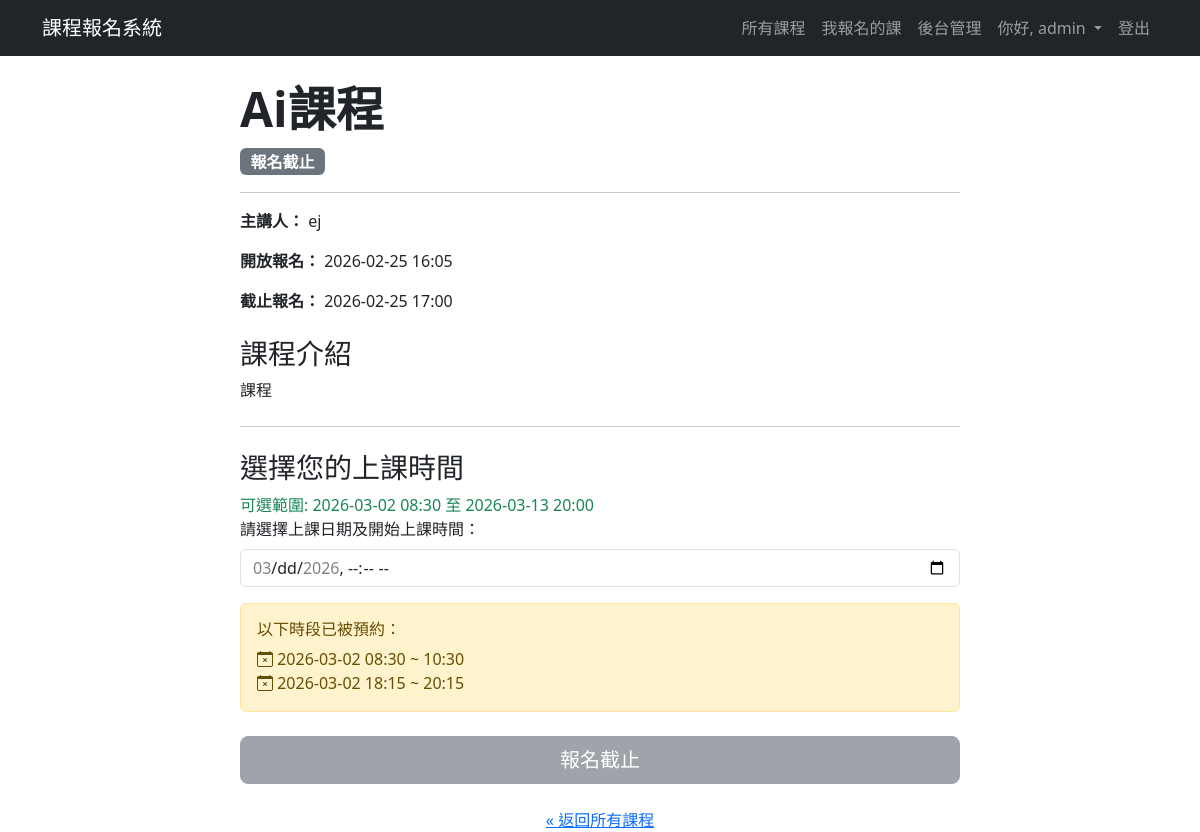
The page /course/2 (signed in) on the database its author committed.
### app.py (models this page shows, shortened)
class User(UserMixin, db.Model):
    id = db.Column(db.Integer, primary_key=True) # 使用者ID 唯一值
    username = db.Column(db.String(80), unique=True, nullable=False)
    email = db.Column(db.String(120), unique=True, nullable=False) # 電子郵件地址
    password_hash = db.Column(db.String(200), nullable=False) # 儲存雜湊後的密碼
    is_admin = db.Column(db.Boolean, default=False) # 是否為管理者
    needs_password_change = db.Column(db.Boolean, default=False) # 是否需要更新密碼
    __table_args__ = {'extend_existing': True} # 避免重複定義表格錯誤

class Course(db.Model):
    __tablename__ = 'course' # 建議明確指定表名
    id = db.Column(db.Integer, primary_key=True)
    name = db.Column(db.String(120), nullable=False)
    description = db.Column(db.Text, nullable=False) # 課程描述
    speaker_info = db.Column(db.String(200)) # 講者資訊
    has_time_slots = db.Column(db.Boolean, default=False, nullable=False) # 是否有梯次
    status = db.Column(db.String(20), default='尚未開放') # 課程狀態：尚未開放、報名中、報名截止
    registration_start_time = db.Column(db.DateTime, nullable=False) # 報名開始時間
    registration_end_time = db.Column(db.DateTime, nullable=False) # 報名截止時間
    allow_user_to_choose_time = db.Column(db.Boolean, default=False, nullable=False) # 是否允許使用者自選時間
    duration_hours = db.Column(db.Float, nullable=True, default=1) # 新增：上課時數欄位
    user_choice_start_date = db.Column(db.Date, nullable=True) # 自選時間的可選起始日
    user_choice_end_date = db.Column(db.Date, nullable=True) # 自選時間的可選結束日
    user_choice_start_time_of_day = db.Column(db.Time, nullable=True) # 自選時間的每日可選起始時間
    user_choice_end_time_of_day = db.Column(db.Time, nullable=True) # 自選時間的每日可選結束時間
    __table_args__ = {'extend_existing': True} # 避免重複定義表格錯誤
    files = db.relationship('CourseFile', backref='course', lazy=True, cascade="all, delete-orphan") # 課程有多個檔案，刪除課程時也刪除相關檔案
    time_slots = db.relationship('TimeSlot', backref='course', lazy=True, cascade="all, delete-orphan") # 課程有多個梯次，刪除課程時也刪除相關梯次

class TimeSlot(db.Model):
    __tablename__ = 'time_slot'
    id = db.Column(db.Integer, primary_key=True)
    slot_start_time = db.Column(db.DateTime, nullable=False)
    slot_end_time = db.Column(db.DateTime, nullable=False)
    capacity = db.Column(db.Integer, nullable=False, default=999) # 梯次名額
    booked_count = db.Column(db.Integer, default=0) # 已報名人數
    course_id = db.Column(db.Integer, db.ForeignKey('course.id'), nullable=False) # 課程ID 外鍵，參考 Course 表
    __table_args__ = {'extend_existing': True} # 避免重複定義表格錯誤

### app.py (the view)
@app.route('/course/<int:course_id>')
def course_detail(course_id):
    check_course_status()
    course = db.session.get(Course, course_id)
    if not course:
        abort(404)
    available_slots = []
    if course.has_time_slots:
        available_slots = TimeSlot.query.filter(
            TimeSlot.course_id == course.id,
            TimeSlot.booked_count < TimeSlot.capacity
        ).order_by(TimeSlot.slot_start_time).all()
    is_registered = False
    if current_user.is_authenticated:
        user_reg = Registration.query.join(TimeSlot).filter(
            Registration.user_id == current_user.id,
            TimeSlot.course_id == course.id
        ).first()
        is_registered = user_reg is not None
    booked_slots_display = []
    booked_slots_iso = []
    if course.allow_user_to_choose_time:
        booked_slots_query = TimeSlot.query.filter_by(
            course_id=course.id, capacity=1
        ).order_by(TimeSlot.slot_start_time).all()
        booked_slots_display = booked_slots_query
        booked_slots_iso = [slot.slot_start_time.isoformat() for slot in booked_slots_query]
    user_choice_start_datetime = None
    user_choice_end_datetime = None
    if course.allow_user_to_choose_time and course.user_choice_start_date and course.user_choice_start_time_of_day:
        user_choice_start_datetime = datetime.combine(course.user_choice_start_date, course.user_choice_start_time_of_day)
    if course.allow_user_to_choose_time and course.user_choice_end_date and course.user_choice_end_time_of_day:
        user_choice_end_datetime = datetime.combine(course.user_choice_end_date, course.user_choice_end_time_of_day)
    return render_template(
        'course_detail.html',
        course=course,
        is_registered=is_registered,
        available_slots=available_slots,
        user_choice_start_datetime=user_choice_start_datetime,
        user_choice_end_datetime=user_choice_end_datetime,
        booked_user_choice_slots=booked_slots_display,
        booked_slots_iso=booked_slots_iso
    )

### app.py (called while the page is built, shortened)
@login_manager.user_loader
def load_user(user_id): # 透過 user_id 載入使用者
    return User.query.get(int(user_id)) # 從資料庫取得使用者資料

def check_course_status():
    with app.app_context():
        print(f" [Scheduler] 正在檢查課程狀態... ({datetime.now().strftime('%Y-%m-%d %H:%M:%S')})")
        now = datetime.now() # 伺服器已是 GMT+8，改回使用本地時間
        updated_count = 0
        courses_to_open = Course.query.filter(Course.status == '尚未開放', Course.registration_start_time <= now).all()
        courses_to_close = Course.query.filter(Course.status == '報名中', Course.registration_end_time <= now).all()
        for course in courses_to_close:
            course.status = '報名截止'
            print(f" [Scheduler] 課程 '{course.name}' 已自動截止報名。(截止時間: {course.registration_end_time})")
            updated_count += 1
        if updated_count > 0:
            db.session.commit()
            print(f" [Scheduler] 共更新了 {updated_count} 門課程的狀態。")
        else:
            print(" [Scheduler] 沒有需要更新狀態的課程。")

### templates/course_detail.html (shortened to what this page needs)
{% extends "layout.html" %}
{% block content %}
<div class="container mt-4">
    <div class="row">
        <div class="col-lg-8 mx-auto">
            <h2 class="display-5 fw-bold">{{ course.name }}</h2>
            <p class="lead">
                {% if course.status == '報名中' %}
                    <span class="badge bg-success fs-6">報名中</span>
                {% elif course.status == '尚未開放' %}
                    <span class="badge bg-warning text-dark fs-6 ">尚未開放</span>
                {% else %}
                    <span class="badge bg-secondary fs-6">報名截止</span>
                {% endif %}
            </p>
            <hr>
            <p><strong>主講人：</strong> {{ course.speaker_info }}</p>
            <p><strong>開放報名：</strong> {{ course.registration_start_time.strftime('%Y-%m-%d %H:%M') }}</p>
            <p><strong>截止報名：</strong> {{ course.registration_end_time.strftime('%Y-%m-%d %H:%M') }}</p>
            <h3 class="mt-4">課程介紹</h3>
            <div style="white-space: pre-wrap;">{{ course.description }}</div>
        <hr class="my-4">
        {% if course.has_time_slots and not course.allow_user_to_choose_time %}
            <h3 class="mt-4">選擇上課時間</h3>
            {% if available_slots %}
                <div class="list-group" id="slot-selection">
                {% for slot in available_slots %}
                    <label class="list-group-item">
                        <input class="form-check-input me-1" type="radio" name="time_slot_id" value="{{ slot.id }}">
                        {{ slot.slot_start_time.strftime('%Y-%m-%d %H:%M') }} ~ {{ slot.slot_end_time.strftime('%H:%M') }} (剩餘名額: {{ slot.capacity - slot.booked_count }})
                    </label>
                {% endfor %}
                </div>
            <div class="d-grid gap-2 mt-3">
                {% if course.status != '報名中' %}
                    <button class="btn btn-secondary btn-lg" disabled>{{ course.status }}</button>
                {% else %}
                    {% if current_user.is_authenticated %}
                        {% if is_registered %}
                            <button class="btn btn-outline-secondary btn-lg" disabled>您已報名</button>
                        {% else %}
                            <button class="btn btn-primary btn-lg" onclick="handleRegistration()">立即報名</button>
                        {% endif %}
                    {% else %}
                        <button class="btn btn-primary btn-lg" onclick="promptLogin()">立即報名</button>
                    {% endif %}
                {% endif %}
            </div>
            {% else %}
                <p class="text-danger">名額已滿</p>
            {% endif %}
        {% elif course.allow_user_to_choose_time %}
            <h3 class="mt-4">選擇您的上課時間</h3>
            <div class="mb-3">
                <div class="form-text text-success fs-6">
                    可選範圍: {{ user_choice_start_datetime.strftime('%Y-%m-%d %H:%M') if user_choice_start_datetime }} 至 {{ user_choice_end_datetime.strftime('%Y-%m-%d %H:%M') if user_choice_end_datetime }}
                </div>
                <label for="user_selected_time" class="form-label">請選擇上課日期及開始上課時間：</label>
                <input type="datetime-local" id="user_selected_time" name="user_selected_time" class="form-control"
                       step="1800"
                       data-booked-slots='{{ booked_slots_iso|tojson|safe }}'
                       min="{{ user_choice_start_datetime.strftime('%Y-%m-%dT%H:%M') if user_choice_start_datetime else '' }}"
                       max="{{ user_choice_end_datetime.strftime('%Y-%m-%dT%H:%M') if user_choice_end_datetime else '' }}" required>
            </div>
            <div class="d-grid gap-2 mt-3">
                {% if booked_user_choice_slots %}
                <div class="alert alert-warning" role="alert">
                    <h6 class="alert-heading">以下時段已被預約：</h6>
                    <ul class="list-unstyled mb-0">
                        {% for slot in booked_user_choice_slots %}
                        <li>
                            <i class="bi bi-calendar-x"></i>
                            {{ slot.slot_start_time.strftime('%Y-%m-%d %H:%M') }} ~
                            {% if slot.slot_start_time.date() == slot.slot_end_time.date() %}
                                {{ slot.slot_end_time.strftime('%H:%M') }}
                            {% else %}
                                {{ slot.slot_end_time.strftime('%Y-%m-%d %H:%M') }}
                            {% endif %}
                        </li>
                        {% endfor %}
                    </ul>
                </div>
                {% endif %}
                {% if course.status != '報名中' %}
                    <button class="btn btn-secondary btn-lg" disabled>{{ course.status }}</button>
                {% elif not current_user.is_authenticated %}
                    <button class="btn btn-primary btn-lg" onclick="promptLogin()">立即報名</button>
                {% elif is_registered %}
                     <button class="btn btn-outline-secondary btn-lg" disabled>您已報名</button>
                {% else %}
                     <button class="btn btn-primary btn-lg" onclick="handleRegistration()">立即報名</button>
                {% endif %}
            </div>
        {% else %}
            <div class="d-grid gap-2">
                <p class="text-muted">本課程目前未開放時間選擇。</p>
            </div>
        {% endif %}
        <div class="text-center mt-4">
            <a href="{{ url_for('index') }}">&laquo; 返回所有課程</a>
        </div>
        </div>
    </div>
</div>
{% endblock %}

### templates/layout.html (shortened to what this page needs)
<!doctype html>
<html lang="zh-Hant">
<head>
    <link href="https://cdn.jsdelivr.net/npm/bootstrap@5.3.3/dist/css/bootstrap.min.css" rel="stylesheet">
    <link rel="stylesheet" href="https://cdn.jsdelivr.net/npm/bootstrap-icons@1.11.3/font/bootstrap-icons.min.css">
    <link rel="stylesheet" href="{{ url_for('static', filename='css/style.css') }}">
</head>
<body class="{% block body_class %}{% endblock %}">
    <nav class="navbar navbar-expand-lg {% block navbar_classes %}navbar-dark bg-dark{% endblock %}">
        <div class="container">
            <a class="navbar-brand" href="{{ url_for('index') }}">課程報名系統</a>
            <div class="collapse navbar-collapse" id="navbarNav">
                <ul class="navbar-nav ms-auto">
                    <li class="nav-item">
                        <a class="nav-link" href="{{ url_for('index') }}">所有課程</a>
                    </li>
                    {% if current_user.is_authenticated %}
                        <li class="nav-item">
                            <a class="nav-link" href="{{ url_for('my_courses') }}">我報名的課</a>
                        </li>
                        {% if current_user.is_admin %}
                        <li class="nav-item">
                            <a class="nav-link" href="{{ url_for('admin_dashboard') }}">後台管理</a>
                        </li>
                        {% endif %}
                        <li class="nav-item dropdown">
                            <a class="nav-link dropdown-toggle" href="#" role="button" data-bs-toggle="dropdown" aria-expanded="false">
                                你好, {{ current_user.username }}
                            </a>
                        </li>
                         <li class="nav-item">
                            <a class="nav-link" href="{{ url_for('logout') }}">登出</a>
                        </li>
                    {% else %}
                        <li class="nav-item">
                            <a class="nav-link" href="{{ url_for('login') }}">登入/註冊</a>
                        </li>
                    {% endif %}
                </ul>
            </div>
        </div>
    </nav>
    <main class="container mt-4">
        {% block content %}{% endblock %}
    </main>
</body>
</html>

### rows shown on the page
User: username "admin"
Course: name "Ai課程", speaker_info "ej", registration_start_time "2026-02-25 16:05", registration_end_time "2026-02-25 17:00", description "課程", status "報名截止"
TimeSlot: slot_start_time "2026-03-02 08:30", slot_end_time "10:30"
TimeSlot: slot_start_time "2026-03-02 18:15", slot_end_time "20:15"
